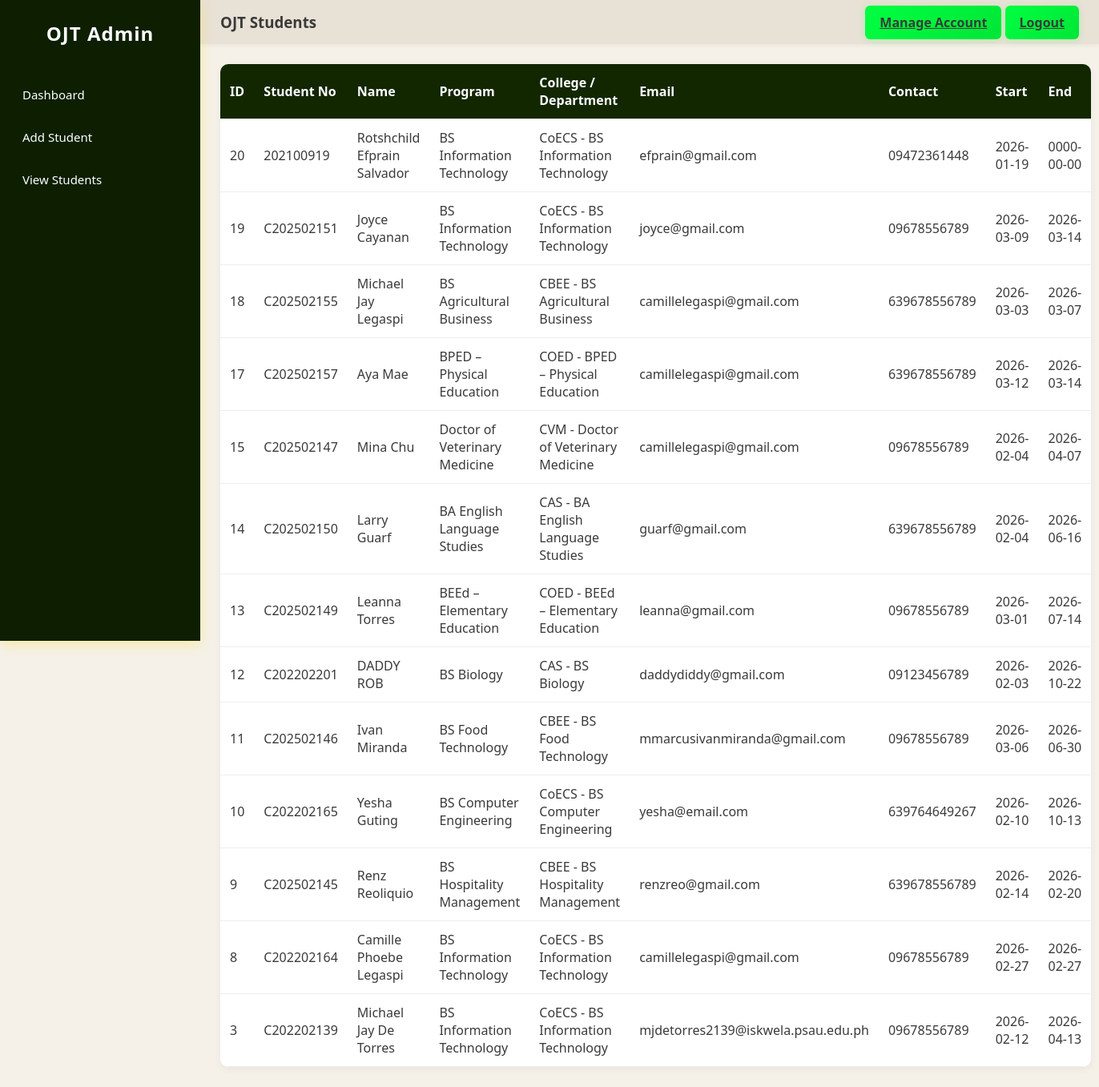
Page /students.php on the committed database.
### tables this page shows
CREATE TABLE `students` (
  `id` int(11) NOT NULL,
  `student_number` varchar(50) NOT NULL,
  `password` varchar(255) NOT NULL,
  `first_name` varchar(100) NOT NULL,
  `last_name` varchar(100) NOT NULL,
  `college_department` varchar(150) NOT NULL,
  `program` varchar(150) NOT NULL,
  `email` varchar(150) DEFAULT NULL,
  `contact_number` varchar(50) DEFAULT NULL,
  `start_date` date DEFAULT NULL,
  `end_date` date DEFAULT NULL,
  `created_at` timestamp NOT NULL DEFAULT current_timestamp(),
  `college_program_id` int(11) DEFAULT NULL
);

### students.php (the view, shortened to what this page needs)
<?php
$pageTitle = "OJT Students";
include "config/db.php";
?>
<!DOCTYPE html>
<html>
<head>
    <link rel="stylesheet" href="css/style.css">
</head>
<body>
<div class="wrapper">
    <?php include "layout/sidebar.php"; ?>
    <div class="main">
        <?php include "layout/topbar.php"; ?>
        <div class="content">
            <table>
                <tr>
                    <th>ID</th>
                    <th>Student No</th>
                    <th>Name</th>
                    <th>Program</th>
                    <th>College / Department</th>
                    <th>Email</th>
                    <th>Contact</th>
                    <th>Start</th>
                    <th>End</th>
                </tr>
                <?php
                $result = $conn->query("SELECT * FROM students ORDER BY id DESC");
                while($row = $result->fetch_assoc()):
                ?>
                <tr>
                    <td><?= $row['id']; ?></td>
                    <td><?= $row['student_number']; ?></td>
                    <td><?= $row['first_name'] . " " . $row['last_name']; ?></td>
                    <td><?= $row['program']; ?></td>
                    <td><?= $row['college_department']; ?></td>
                    <td><?= $row['email']; ?></td>
                    <td><?= $row['contact_number']; ?></td>
                    <td><?= $row['start_date']; ?></td>
                    <td><?= $row['end_date']; ?></td>
                </tr>
                <?php endwhile; ?>
            </table>
        </div>
    </div>
</div>
</body>
</html>

### layout/sidebar.php
<?php
$currentPage = basename($_SERVER['PHP_SELF']);
?>
<div class="sidebar">
    <h2>OJT Admin</h2>
    <a href="dashboard.php" class="<?= ($currentPage == 'dashboard.php') ? 'active' : ''; ?>">
        Dashboard
    </a>
    <a href="add_student.php" class="<?= ($currentPage == 'add_student.php') ? 'active' : ''; ?>">
        Add Student
    </a>
    <a href="view_students.php" class="<?= ($currentPage == 'view_students.php') ? 'active' : ''; ?>">
        View Students
    </a>
</div>

### layout/topbar.php
<div class="topbar d-flex justify-content-between align-items-center px-3 py-2 bg-light">
    <h3><?= isset($pageTitle) ? $pageTitle : 'Admin Panel'; ?></h3>
    <div>
        <a href="manage_account.php" class="btn btn-sm btn-warning me-2">Manage Account</a>
        <a href="logout.php" class="btn btn-sm btn-danger">Logout</a>
    </div>
</div>

### css/style.css (style rules this page uses)
* { margin: 0; padding: 0; box-sizing: border-box; }
body { font-family: "Segoe UI", sans-serif; background-color: #F5F1E8; color: #3A3A3A; }
.wrapper { display: flex; }
.sidebar { width: 250px; background: #0d1f00; color: #ffffff; height: 100vh; padding-top: 25px; position: fixed; box-shadow: 0 4px 15px rgba(255, 215, 0, 0.3); }
.sidebar h2 { text-align: center; margin-bottom: 35px; font-weight: 600; letter-spacing: 1px; }
.sidebar a { display: block; padding: 15px 25px; color: #ffffff; text-decoration: none; transition: 0.3s ease; font-size: 15px; font-weight: 500; margin: 3px; border-radius: 4px; }
.main { margin-left: 250px; width: calc(100% - 250px); }
.topbar { background-color: #E8E1D5; padding: 15px 25px; box-shadow: 0 2px 6px rgba(0,0,0,0.05); display: flex; justify-content: space-between; align-items: center; }
.topbar h3 { font-weight: 600; }
.content { padding: 25px; }
.btn { background: linear-gradient(135deg, #00FF41 0%, #00E636 100%); color: #3A3A3A; padding: 10px 18px; border: none; border-radius: 6px; cursor: pointer; transition: 0.3s; font-weight: 600; box-shadow: 0 2px 8px rgba(0, 255, 65, 0.2); }
table { width: 100%; border-collapse: collapse; background-color: white; border-radius: 10px; overflow: hidden; box-shadow: 0 3px 10px rgba(0,0,0,0.05); }
th, td { padding: 12px; border-bottom: 1px solid #eee; }
th { background: #122700; color: #ffffff; text-align: left; font-weight: 600; }

### rows in the picture
students: id "20", student_number "202100919", first_name "Rotshchild Efprain", last_name "Salvador", program "BS Information Technology", college_department "CoECS - BS Information Technology", email "efprain@gmail.com", contact_number "09472361448", start_date "2026-01-19", end_date "0000-00-00"
students: id "19", student_number "C202502151", first_name "Joyce", last_name "Cayanan", program "BS Information Technology", college_department "CoECS - BS Information Technology", email "joyce@gmail.com", contact_number "09678556789", start_date "2026-03-09", end_date "2026-03-14"
students: id "18", student_number "C202502155", first_name "Michael Jay", last_name "Legaspi", program "BS Agricultural Business", college_department "CBEE - BS Agricultural Business", email "camillelegaspi@gmail.com", contact_number "639678556789", start_date "2026-03-03", end_date "2026-03-07"
students: id "17", student_number "C202502157", first_name "Aya", last_name "Mae", program "BPED – Physical Education", college_department "COED - BPED – Physical Education", email "camillelegaspi@gmail.com", contact_number "639678556789", start_date "2026-03-12", end_date "2026-03-14"
students: id "15", student_number "C202502147", first_name "Mina", last_name "Chu", program "Doctor of Veterinary Medicine", college_department "CVM - Doctor of Veterinary Medicine", email "camillelegaspi@gmail.com", contact_number "09678556789", start_date "2026-02-04", end_date "2026-04-07"
students: id "14", student_number "C202502150", first_name "Larry", last_name "Guarf", program "BA English Language Studies", college_department "CAS - BA English Language Studies", email "guarf@gmail.com", contact_number "639678556789", start_date "2026-02-04", end_date "2026-06-16"
students: id "13", student_number "C202502149", first_name "Leanna", last_name "Torres", program "BEEd – Elementary Education", college_department "COED - BEEd – Elementary Education", email "leanna@gmail.com", contact_number "09678556789", start_date "2026-03-01", end_date "2026-07-14"
students: id "12", student_number "C202202201", first_name "DADDY", last_name "ROB", program "BS Biology", college_department "CAS - BS Biology", email "daddydiddy@gmail.com", contact_number "09123456789", start_date "2026-02-03", end_date "2026-10-22"
students: id "11", student_number "C202502146", first_name "Ivan", last_name "Miranda", program "BS Food Technology", college_department "CBEE - BS Food Technology", email "mmarcusivanmiranda@gmail.com", contact_number "09678556789", start_date "2026-03-06", end_date "2026-06-30"
students: id "10", student_number "C202202165", first_name "Yesha", last_name "Guting", program "BS Computer Engineering", college_department "CoECS - BS Computer Engineering", email "yesha@email.com", contact_number "639764649267", start_date "2026-02-10", end_date "2026-10-13"
students: id "9", student_number "C202502145", first_name "Renz", last_name "Reoliquio", program "BS Hospitality Management", college_department "CBEE - BS Hospitality Management", email "renzreo@gmail.com", contact_number "639678556789", start_date "2026-02-14", end_date "2026-02-20"
students: id "8", student_number "C202202164", first_name "Camille Phoebe", last_name "Legaspi", program "BS Information Technology", college_department "CoECS - BS Information Technology", email "camillelegaspi@gmail.com", contact_number "09678556789", start_date "2026-02-27", end_date "2026-02-27"
students: id "3", student_number "C202202139", first_name "Michael Jay", last_name "De Torres", program "BS Information Technology", college_department "CoECS - BS Information Technology", email "mjdetorres2139@iskwela.psau.edu.ph", contact_number "09678556789", start_date "2026-02-12", end_date "2026-04-13"

### other values in the picture
$pageTitle "OJT Students"
